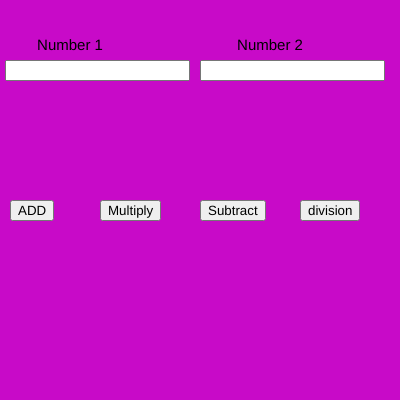
Frame 1 (no input)
Frame 60 (no input): identical to frame 1, image omitted
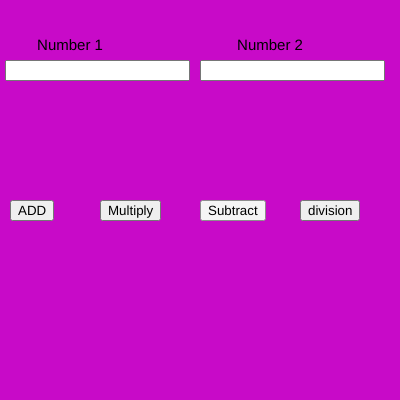
Frame 120 (the mouse pressed at the canvas centre since frame 60)

The p5.js sketch that drew these frames (run headless with seeded random() and noise() and a simulated clock; from frame 60 on, the mouse is pressed at the canvas centre):

// p5.js sketch
// ── sketch.js
var n1,n2;
var b1,b2,b3,b4;
var add,mul,sub,div;

function setup() {
  
  createCanvas(400, 400);
  
  num1 = createInput();
  num1.position(5, 60);
  
  num2 = createInput();
  num2.position(200, 60);
  
  b1 = createButton("ADD");
  b1.position(10, 200);
  b1.mousePressed(add);
  
  b2 = createButton("Multiply");
  b2.position(100, 200);
  b2.mousePressed(mul);
  
  b3=createButton("Subtract");
  b3.position(200,200);
  b3.mousePressed(sub);
  
  b4=createButton("division");
  b4.position(300,200);
  b4.mousePressed(div);
  
  textAlign(CENTER);
  textSize(15);
}

function draw() {
  background(200,10,200)
  text("Number 1",70,50)
  text("Number 2",270,50)
  
n1=parseInt(num1.value());
n2=parseInt(num2.value());
}

function add(){
  console.log(n1+n2);
}

function mul(){
  console.log(n1*n2);
}

function sub(){
  console.log(n1-n2);
}

function div(){
  console.log(n1/n2);
}
